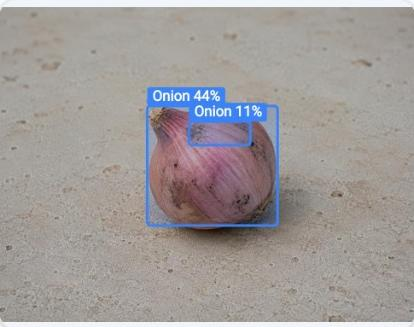
#> input picture scratch_onion.jpg, 414 x 327 px
$ python prepare_universal_produce_dataset.py
#> lines starting #> are read from the running program, lines starting #| are printed output that depends on the picture
"""
FreshAI - Universal Multi-Produce Dataset Generator
Prepares a balanced, diverse produce dataset covering 12 common fruits & vegetables
with realistic background augmentation to ensure YOLO detects objects under any condition.
"""

import os
import cv2
import glob
import shutil
import random
import yaml
import numpy as np
from pathlib import Path

random.seed(42)
np.random.seed(42)

PROJECT_ROOT = Path(__file__).parent.parent.resolve()
OUTPUT_DIR = PROJECT_ROOT / "datasets" / "freshai_universal_produce"

PRODUCE_CLASSES = [
    "Tomato",
    "Onion",
    "Apple",
    "Banana",
    "Orange",
    "Potato",
    "Bell Pepper",
    "Watermelon",
    "Strawberry",
    "Lemon",
    "Mango",
    "Eggplant",
]

CLASS_MAP = {name: idx for idx, name in enumerate(PRODUCE_CLASSES)}


# [91 lines left out: functions extract_produce_mask_and_bbox, create_augmented_composite, not called in this run]


def prepare_universal_dataset():
    print("=" * 60)
    print("  Preparing FreshAI Universal Produce Dataset")
    print(f"  Target Classes ({len(PRODUCE_CLASSES)}): {', '.join(PRODUCE_CLASSES)}")
    print(f"  Destination: {OUTPUT_DIR}")
    print("=" * 60)

    train_img_dir = OUTPUT_DIR / "images" / "train"
    val_img_dir = OUTPUT_DIR / "images" / "val"
    train_lbl_dir = OUTPUT_DIR / "labels" / "train"
    val_lbl_dir = OUTPUT_DIR / "labels" / "val"

    for d in [train_img_dir, val_img_dir, train_lbl_dir, val_lbl_dir]:
        d.mkdir(parents=True, exist_ok=True)

    f360_root = PROJECT_ROOT / "datasets" / "fruits_360" / "train"
    focus_root = PROJECT_ROOT / "datasets" / "freshai_produce_focus"

    produce_f360_folders = {
        "Tomato": ["Tomato 1", "Tomato 2", "Tomato 3", "Tomato Cherry Red"],
        "Onion": ["Onion Red", "Onion Red Peeled", "Onion White"],
        "Apple": ["Apple Braeburn", "Apple Golden 1", "Apple Granny Smith", "Apple Red Delicious"],
        "Banana": ["Banana", "Banana Lady Finger", "Banana Red"],
        "Orange": ["Orange"],
        "Potato": ["Potato Red", "Potato White", "Potato Sweet"],
        "Bell Pepper": ["Pepper Green", "Pepper Red", "Pepper Yellow"],
        "Watermelon": ["Melon Piel de Sapo"],
        "Strawberry": ["Strawberry", "Strawberry Wedge"],
        "Lemon": ["Lemon", "Lemon Meyer"],
        "Mango": ["Mango", "Mango Red"],
        "Eggplant": ["Eggplant"],
    }

    class_stats = {name: {"train": 0, "val": 0} for name in PRODUCE_CLASSES}

    # 1. Process Fruits-360 Images with Background Augmentation
    for cls_name, folders in produce_f360_folders.items():
        cls_id = CLASS_MAP[cls_name]
        all_imgs = []
        for folder in folders:
            p = f360_root / folder
            if p.exists():
                all_imgs.extend(list(p.glob("*.jpg")))

        random.shuffle(all_imgs)
        selected = all_imgs[:140]
        n_train = int(len(selected) * 0.82)

        for i, img_p in enumerate(selected):
            split = "train" if i < n_train else "val"
            img_dst = train_img_dir if split == "train" else val_img_dir
            lbl_dst = train_lbl_dir if split == "train" else val_lbl_dir

            img_bgr = cv2.imread(str(img_p))
            if img_bgr is None:
                continue

            bbox_orig, rgba = extract_produce_mask_and_bbox(img_bgr)
            if rgba is None:
                continue

            # Variant A: Standard crop
            dst_base_a = f"{cls_name.lower()}_std_{img_p.stem}"
            cv2.imwrite(str(img_dst / f"{dst_base_a}.jpg"), img_bgr)
            (lbl_dst / f"{dst_base_a}.txt").write_text(
                f"{cls_id} {bbox_orig[0]} {bbox_orig[1]} {bbox_orig[2]} {bbox_orig[3]}\n"
            )
            class_stats[cls_name][split] += 1

            # Variant B: Realistic Augmented Composite
            composite_img, comp_bbox = create_augmented_composite(rgba)
            dst_base_b = f"{cls_name.lower()}_comp_{img_p.stem}"
            cv2.imwrite(str(img_dst / f"{dst_base_b}.jpg"), composite_img)
            (lbl_dst / f"{dst_base_b}.txt").write_text(
                f"{cls_id} {comp_bbox[0]} {comp_bbox[1]} {comp_bbox[2]} {comp_bbox[3]}\n"
            )
            class_stats[cls_name][split] += 1

    # 2. Add real-world cluster/market produce images from freshai_produce_focus (prioritizing onions!)
    focus_remap = {0: CLASS_MAP["Onion"], 1: CLASS_MAP["Tomato"], 2: CLASS_MAP["Watermelon"]}
    if focus_root.exists():
        for split in ["train", "val"]:
            s_img = focus_root / "images" / split
            s_lbl = focus_root / "labels" / split
            d_img = train_img_dir if split == "train" else val_img_dir
            d_lbl = train_lbl_dir if split == "train" else val_lbl_dir

            if s_img.exists():
                for ip in list(s_img.glob("*.jpg")):
                    lp = s_lbl / f"{ip.stem}.txt"
                    if lp.exists():
                        remapped_lines = []
                        has_onion = False
                        for line in lp.read_text().splitlines():
                            parts = line.strip().split()
                            if len(parts) >= 5:
                                old_c = int(parts[0])
                                if old_c in focus_remap:
                                    new_c = focus_remap[old_c]
                                    remapped_lines.append(f"{new_c} {' '.join(parts[1:5])}")
                                    if old_c == 0:
                                        has_onion = True
                        if remapped_lines and (has_onion or random.random() < 0.25):
                            shutil.copy2(ip, d_img / f"focus_{ip.name}")
                            (d_lbl / f"focus_{ip.stem}.txt").write_text("\n".join(remapped_lines) + "\n")
                            if has_onion:
                                class_stats["Onion"][split] += 1

    # 3. Add augmented real-world test onion samples (scratch_onion.jpg)
    scratch_onion_path = PROJECT_ROOT / "scratch_onion.jpg"
    if scratch_onion_path.exists():
        orig_onion = cv2.imread(str(scratch_onion_path))
#> orig_onion is the input picture: shape (327, 414, 3); mean B, G, R 153, 154.5, 159.7
        if orig_onion is not None:
            oh, ow = orig_onion.shape[:2]
#> oh = 327; ow = 414
            # Bounding box of the onion in scratch_onion.jpg: [143, 88, 281, 232]
            cx = round((143 + 281) / 2.0 / ow, 4)
#> cx = 0.512
            cy = round((88 + 232) / 2.0 / oh, 4)
#> cy = 0.489
            bw = round((281 - 143) / float(ow), 4)
#> bw = 0.333
            bh = round((232 - 88) / float(oh), 4)
#> bh = 0.44
            onion_label = f"1 {cx} {cy} {bw} {bh}\n"

            # Train copies with varied photometric transforms
            for idx in range(12):
                split = "train" if idx < 10 else "val"
                t_img_dir = train_img_dir if split == "train" else val_img_dir
                t_lbl_dir = train_lbl_dir if split == "train" else val_lbl_dir
                fname = f"real_onion_aug_{idx}"

                aug_img = orig_onion.copy()
                lbl_content = onion_label

                if idx % 2 == 1:
                    aug_img = cv2.flip(aug_img, 1)
                    lbl_content = f"1 {round(1.0 - cx, 4)} {cy} {bw} {bh}\n"

                # Brightness / contrast jitter
                alpha = 0.85 + (idx % 4) * 0.1
                beta = -10 + (idx % 3) * 10
                aug_img = np.clip(aug_img.astype(np.float32) * alpha + beta, 0, 255).astype(np.uint8)

                cv2.imwrite(str(t_img_dir / f"{fname}.jpg"), aug_img)
                (t_lbl_dir / f"{fname}.txt").write_text(lbl_content)
                class_stats["Onion"][split] += 1
#> this loop made 12 passes
#> pass 1, in prepare_universal_dataset, `aug_img = np.clip(aug_img.astype(np.float32) * alpha + beta, 0, 255).a..`:
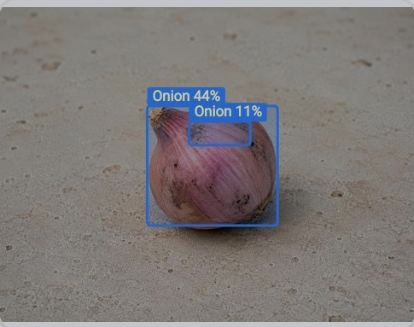
#> aug_img: shape (327, 414, 3); mean B, G, R 119.6, 120.8, 125.3
#> pass 2, in prepare_universal_dataset, `aug_img = cv2.flip(aug_img, 1)`:
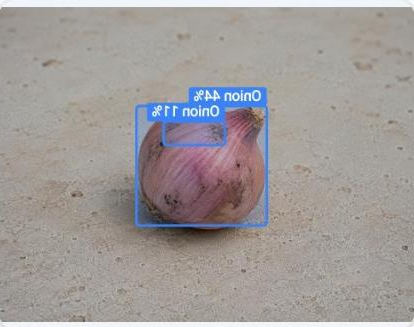
#> aug_img: shape (327, 414, 3); mean B, G, R 153, 154.5, 159.7
#> after the loop, class_stats = 12 items

    # 3. Write data.yaml
    data_yaml = {
        "path": str(OUTPUT_DIR),
        "train": str(train_img_dir),
        "val": str(val_img_dir),
        "nc": len(PRODUCE_CLASSES),
        "names": {i: name for i, name in enumerate(PRODUCE_CLASSES)},
    }

    yaml_file = OUTPUT_DIR / "data.yaml"
    with open(yaml_file, "w") as f:
        yaml.dump(data_yaml, f, default_flow_style=False)

    total_train = len(list(train_img_dir.glob("*.jpg")))
    total_val = len(list(val_img_dir.glob("*.jpg")))

    print("\n" + "=" * 60)
    print("  FreshAI Universal Produce Dataset Assembled Successfully!")
    print(f"  Total Training Images:   {total_train}")
    print(f"  Total Validation Images: {total_val}")
    print(f"  YAML Configuration:      {yaml_file}")
    for name, s in class_stats.items():
        print(f"    - {name:12s}: {s['train']:4d} train | {s['val']:3d} val")
#> this loop made 12 passes
#> (name, s) on passes 1 to 12: ('Tomato', {'train': 0, 'val': 0}), ('Onion', {'train': 10, 'val': 2}), ('Apple', {'train': 0, 'val': 0}), ('Banana', {'train': 0, 'val': 0}), ('Orange', {'train': 0, 'val': 0}), ('Potato', {'train': 0, 'val': 0}), ('Bell Pepper', {'train': 0, 'val': 0}), ('Watermelon', {'train': 0, 'val': 0}), ('Strawberry', {'train': 0, 'val': 0}), ('Lemon', {'train': 0, 'val': 0}), ('Mango', {'train': 0, 'val': 0}), ('Eggplant', {'train': 0, 'val': 0})
#|     - Tomato      :    0 train |   0 val
#|     - Onion       :   10 train |   2 val
#|     - Apple       :    0 train |   0 val
#|     - Banana      :    0 train |   0 val
#|     - Orange      :    0 train |   0 val
#|     - Potato      :    0 train |   0 val
#|     - Bell Pepper :    0 train |   0 val
#|     - Watermelon  :    0 train |   0 val
#> (further printed lines are left out)
    print("=" * 60)

    return str(yaml_file)


if __name__ == "__main__":
    prepare_universal_dataset()
